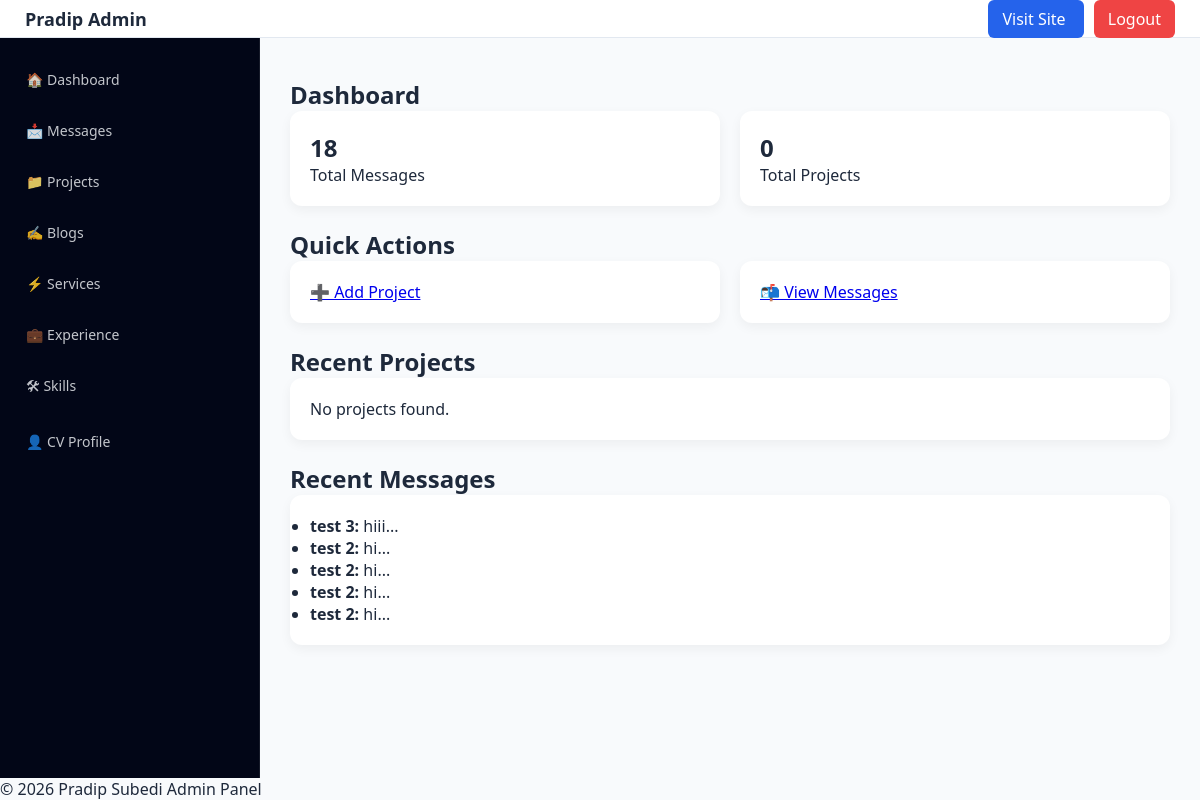
Screenshot of /admin/index1.php (signed in) with the database file from the repository.
### tables this page shows
CREATE TABLE `messages` (
  `id` int(11) NOT NULL,
  `name` varchar(100) DEFAULT NULL,
  `email` varchar(100) DEFAULT NULL,
  `message` text DEFAULT NULL,
  `created_at` timestamp NOT NULL DEFAULT current_timestamp()
);

### admin/index1.php (the view, shortened to what this page needs)
<?php
require_once __DIR__ . '/../includes/config.php';
$msgCount = 0;
$projCount = 0;
$msgRes = $conn->query("SELECT COUNT(*) as total FROM messages");
if ($msgRes) {
    $msgCount = $msgRes->fetch_assoc()['total'];
}
$projRes = $conn->query("SELECT COUNT(*) as total FROM projects");
if ($projRes) {
    $projCount = $projRes->fetch_assoc()['total'];
}
$recentMessages = $conn->query("SELECT * FROM messages ORDER BY id DESC LIMIT 5");
$recentProjects = $conn->query("SELECT * FROM projects ORDER BY id DESC LIMIT 5");
include __DIR__ . '/layout/header.php';
?>
<div style="margin-top:10px;">
<section class="admin-page">
<h1>Dashboard</h1>
<div class="grid">
    <div class="card">
        <h2><?= $msgCount ?></h2>
        <p>Total Messages</p>
    </div>
    <div class="card">
        <h2><?= $projCount ?></h2>
        <p>Total Projects</p>
    </div>
</div>
<br>
<h2>Quick Actions</h2>
<div class="grid">
    <a href="projects/add.php" class="card">
        ➕ Add Project
    </a>
    <a href="messages/index.php" class="card">
        📬 View Messages
    </a>
</div>
<br>
<h2>Recent Projects</h2>
<div class="grid">
<?php if($recentProjects && $recentProjects->num_rows > 0): ?>
    <?php while($row = $recentProjects->fetch_assoc()): ?>
        <div class="card">
            <h3><?= htmlspecialchars($row['title']) ?></h3>
            <p>
                <?= htmlspecialchars(substr($row['description'], 0, 100)) ?>...
            </p>
            <a href="projects/index.php?edit=<?= $row['id'] ?>" class="btn">
                Edit
            </a>
        </div>
    <?php endwhile; ?>
<?php else: ?>
    <div class="card">
        No projects found.
    </div>
<?php endif; ?>
</div>
<br>
<h2>Recent Messages</h2>
<div class="card">
<?php if($recentMessages && $recentMessages->num_rows > 0): ?>
    <ul>
        <?php while($msg = $recentMessages->fetch_assoc()): ?>
            <li>
                <strong><?= htmlspecialchars($msg['name']) ?>:</strong>
                <?= htmlspecialchars(substr($msg['message'], 0, 80)) ?>...
            </li>
        <?php endwhile; ?>
    </ul>
<?php else: ?>
    <p>No messages yet.</p>
<?php endif; ?>
</div>
</section>
<?php include __DIR__ . '/layout/footer.php'; ?>

### admin/assets/admin.css (style rules this page uses)
* { margin: 0; padding: 0; box-sizing: border-box; }
body { font-family: "Segoe UI", sans-serif; background: #f8fafc; color: #1e293b; }
.grid { display: grid; grid-template-columns: repeat(auto-fit, minmax(260px, 1fr)); gap: 20px; }
.card { background: white; padding: 20px; border-radius: 12px; box-shadow: 0 4px 12px rgba(0,0,0,0.05); transition: 0.2s; }

### rows the page displays
messages: name "test 3", message "hiii"
messages: name "test 2", message "hi"
messages: name "test 2", message "hi"
messages: name "test 2", message "hi"
messages: name "test 2", message "hi"

### other values shown
$msgCount "18"
$projCount "0"
